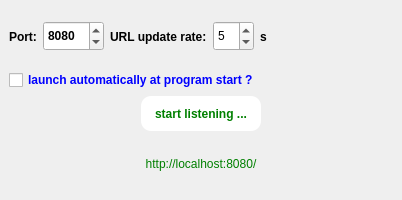
<?xml version="1.0" encoding="UTF-8"?>
<ui version="4.0">
 <class>DRS4HttpServerConfigDlg</class>
 <widget class="QMainWindow" name="DRS4HttpServerConfigDlg">
  <property name="geometry">
   <rect>
    <x>0</x>
    <y>0</y>
    <width>402</width>
    <height>200</height>
   </rect>
  </property>
  <property name="minimumSize">
   <size>
    <width>402</width>
    <height>200</height>
   </size>
  </property>
  <property name="maximumSize">
   <size>
    <width>402</width>
    <height>250</height>
   </size>
  </property>
  <property name="windowTitle">
   <string>MainWindow</string>
  </property>
  <widget class="QWidget" name="centralwidget">
   <layout class="QVBoxLayout" name="verticalLayout">
    <item>
     <layout class="QHBoxLayout" name="horizontalLayout">
      <item>
       <widget class="QLabel" name="label">
        <property name="font">
         <font>
          <weight>75</weight>
          <bold>true</bold>
         </font>
        </property>
        <property name="text">
         <string>Port:</string>
        </property>
       </widget>
      </item>
      <item>
       <widget class="QSpinBox" name="spinBox_port">
        <property name="minimumSize">
         <size>
          <width>0</width>
          <height>30</height>
         </size>
        </property>
        <property name="maximumSize">
         <size>
          <width>16777215</width>
          <height>30</height>
         </size>
        </property>
        <property name="font">
         <font>
          <weight>75</weight>
          <bold>true</bold>
         </font>
        </property>
        <property name="minimum">
         <number>1000</number>
        </property>
        <property name="maximum">
         <number>10000</number>
        </property>
        <property name="value">
         <number>8080</number>
        </property>
       </widget>
      </item>
      <item>
       <widget class="QLabel" name="label_2">
        <property name="font">
         <font>
          <weight>75</weight>
          <bold>true</bold>
         </font>
        </property>
        <property name="text">
         <string>URL update rate:</string>
        </property>
       </widget>
      </item>
      <item>
       <widget class="QSpinBox" name="spinBox_updateRate">
        <property name="minimumSize">
         <size>
          <width>0</width>
          <height>30</height>
         </size>
        </property>
        <property name="maximumSize">
         <size>
          <width>16777215</width>
          <height>30</height>
         </size>
        </property>
        <property name="minimum">
         <number>2</number>
        </property>
        <property name="maximum">
         <number>60</number>
        </property>
        <property name="value">
         <number>5</number>
        </property>
       </widget>
      </item>
      <item>
       <widget class="QLabel" name="label_3">
        <property name="font">
         <font>
          <weight>75</weight>
          <bold>true</bold>
         </font>
        </property>
        <property name="text">
         <string>s</string>
        </property>
       </widget>
      </item>
      <item>
       <spacer name="horizontalSpacer">
        <property name="orientation">
         <enum>Qt::Horizontal</enum>
        </property>
        <property name="sizeHint" stdset="0">
         <size>
          <width>40</width>
          <height>20</height>
         </size>
        </property>
       </spacer>
      </item>
     </layout>
    </item>
    <item>
     <widget class="QCheckBox" name="checkBox_autoLaunch">
      <property name="font">
       <font>
        <weight>75</weight>
        <bold>true</bold>
       </font>
      </property>
      <property name="styleSheet">
       <string notr="true">color: blue</string>
      </property>
      <property name="text">
       <string>launch automatically at program start ?</string>
      </property>
     </widget>
    </item>
    <item>
     <layout class="QHBoxLayout" name="horizontalLayout_2">
      <item>
       <spacer name="horizontalSpacer_3">
        <property name="orientation">
         <enum>Qt::Horizontal</enum>
        </property>
        <property name="sizeHint" stdset="0">
         <size>
          <width>40</width>
          <height>20</height>
         </size>
        </property>
       </spacer>
      </item>
      <item>
       <widget class="QPushButton" name="pushButton_start">
        <property name="minimumSize">
         <size>
          <width>120</width>
          <height>35</height>
         </size>
        </property>
        <property name="maximumSize">
         <size>
          <width>120</width>
          <height>35</height>
         </size>
        </property>
        <property name="font">
         <font>
          <weight>75</weight>
          <bold>true</bold>
         </font>
        </property>
        <property name="styleSheet">
         <string notr="true">QPushButton {
border-style: flat;
background-color: white; 
color: green;
border-radius: 10;
}

QPushButton:disabled {
border-style: flat;
background-color:  rgb(236,236,236); 
color: rgb(140,140,140);
border-radius: 10;
}

QPushButton:hover {
border-style: flat; 
background-color: rgb(216,216,216);
color: green;
border-radius: 5;
}

QPushButton:pressed {
border-style: flat; 
background-color: transparent;
color: green;
border-radius: 2;
border-color: black;
}</string>
        </property>
        <property name="text">
         <string>start listening ...</string>
        </property>
       </widget>
      </item>
      <item>
       <spacer name="horizontalSpacer_2">
        <property name="orientation">
         <enum>Qt::Horizontal</enum>
        </property>
        <property name="sizeHint" stdset="0">
         <size>
          <width>40</width>
          <height>20</height>
         </size>
        </property>
       </spacer>
      </item>
     </layout>
    </item>
    <item>
     <widget class="QLabel" name="label_urlPreview">
      <property name="font">
       <font>
        <weight>50</weight>
        <bold>false</bold>
       </font>
      </property>
      <property name="styleSheet">
       <string notr="true">color: green
</string>
      </property>
      <property name="text">
       <string>http://localhost:8080/</string>
      </property>
      <property name="alignment">
       <set>Qt::AlignCenter</set>
      </property>
     </widget>
    </item>
   </layout>
  </widget>
 </widget>
 <resources/>
 <connections/>
</ui>
